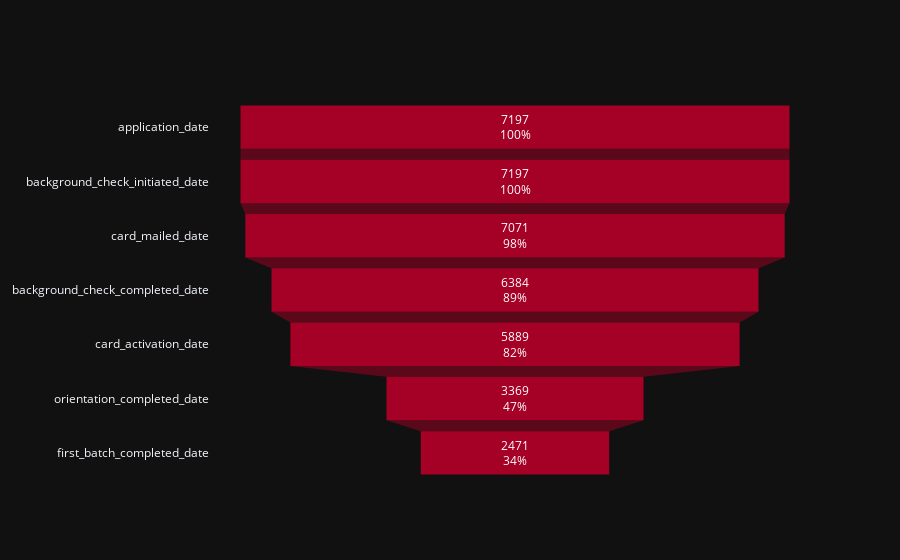

Notebook cell for this chart:
### Code cell
df_treat_converstion = df[df['group'] == 'treatment'].groupby(['group', 'event']).applicant_id.nunique().sort_values(
    ascending=False)

print(df_treat_converstion)

df_treat_converstion = df_treat_converstion.to_frame()

fig = go.Figure(go.Funnel(
    y=df_treat_converstion.index.get_level_values(1),
    x=df_treat_converstion.applicant_id,
    name='treatment',
    textinfo="value+percent initial",
    marker=dict(color='rgb(165,0,38)')))

fig.show()

### Figure 1 — Plotly figure (JSON) as saved in the notebook; plotly's stock layout.template omitted (floating-point values rounded to 4 significant figures)
{"data": [{"marker": {"color": "rgb(165,0,38)"}, "name": "treatment", "textinfo": "value+percent initial", "x": [7197, 7197, 7071, 6384, 5889, 3369, 2471], "y": ["application_date", "background_check_initiated_date", "card_mailed_date", "background_check_completed_date", "card_activation_date", "orientation_completed_date", "first_batch_completed_date"], "type": "funnel"}], "layout": {}}
